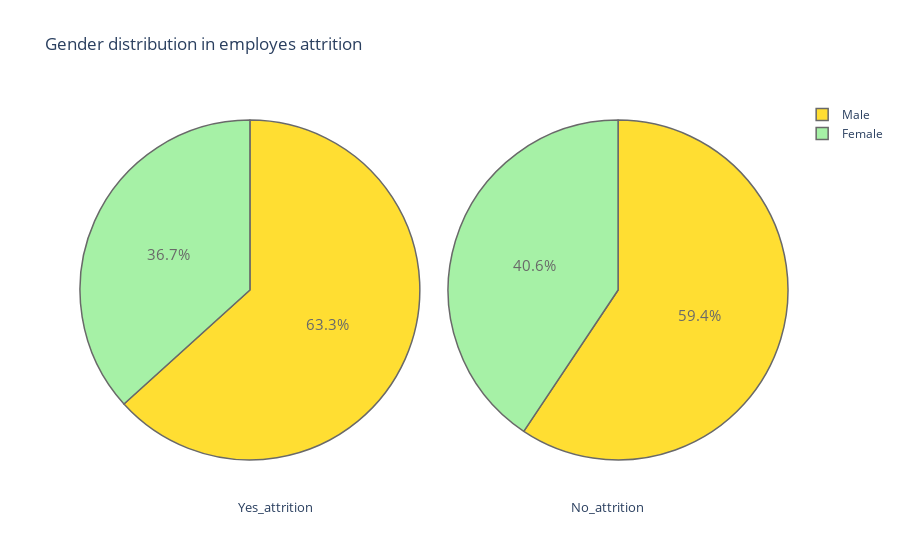
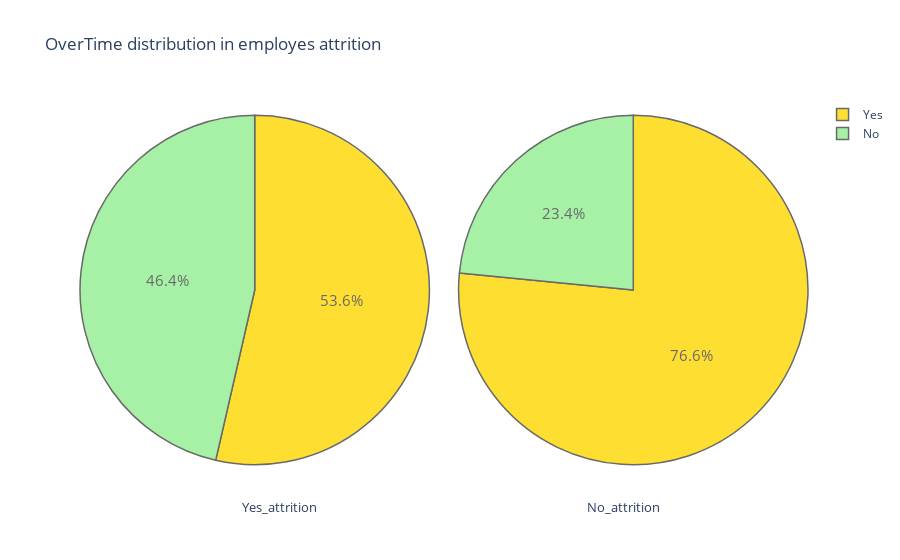
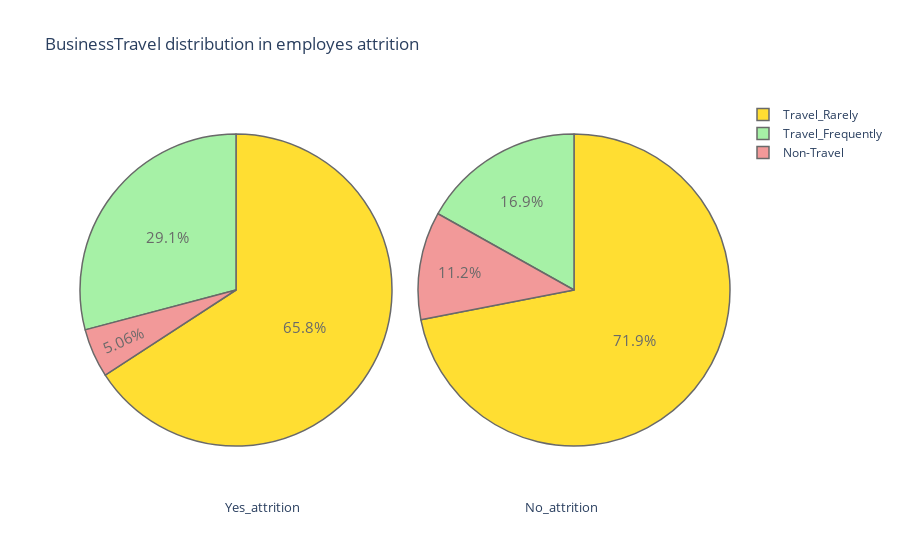

Notebook cell for these charts, in order:
### Code cell
plot_pie("Gender")
plot_pie('OverTime')
plot_pie('BusinessTravel')
plot_pie('JobRole')
plot_pie('Department') 
plot_pie('MaritalStatus') 
plot_pie('EducationField') 
plot_pie('Education')
plot_pie('EnvironmentSatisfaction')
plot_pie('JobInvolvement')
plot_pie('JobLevel')
plot_pie('JobSatisfaction')
plot_pie('PerformanceRating')
plot_pie('RelationshipSatisfaction')
plot_pie('StockOptionLevel')
plot_pie('WorkLifeBalance')

### Figure 1 — Plotly figure (JSON) as saved in the notebook; plotly's stock layout.template omitted (floating-point values rounded to 4 significant figures)
{"data": [{"domain": {"x": [0, 0.48]}, "hoverinfo": "label+percent+name", "labels": ["Male", "Female"], "marker": {"colors": ["gold", "lightgreen", "lightcoral", "lightskyblue", "lightgrey", "orange", "white", "lightpink"], "line": {"width": 1.5}}, "name": "attrition employes", "opacity": 0.8, "textfont": {"size": 15}, "type": "pie", "values": [150, 87]}, {"domain": {"x": [0.52, 1]}, "hoverinfo": "label+percent+name", "labels": ["Male", "Female"], "marker": {"colors": ["gold", "lightgreen", "lightcoral", "lightskyblue", "lightgrey", "orange", "white", "lightpink"], "line": {"width": 1.5}}, "name": "Non attrition employes", "opacity": 0.8, "textfont": {"size": 15}, "type": "pie", "values": [732, 501]}], "layout": {"annotations": [{"font": {"size": 13}, "showarrow": false, "text": "Yes_attrition", "x": 0.22, "y": -0.1}, {"font": {"size": 13}, "showarrow": false, "text": "No_attrition", "x": 0.8, "y": -0.1}], "title": {"text": "Gender distribution in employes attrition "}}}

### Figure 2 — Plotly figure (JSON) as saved in the notebook; plotly's stock layout.template omitted (floating-point values rounded to 4 significant figures)
{"data": [{"domain": {"x": [0, 0.48]}, "hoverinfo": "label+percent+name", "labels": ["Yes", "No"], "marker": {"colors": ["gold", "lightgreen", "lightcoral", "lightskyblue", "lightgrey", "orange", "white", "lightpink"], "line": {"width": 1.5}}, "name": "attrition employes", "opacity": 0.8, "textfont": {"size": 15}, "type": "pie", "values": [127, 110]}, {"domain": {"x": [0.52, 1]}, "hoverinfo": "label+percent+name", "labels": ["No", "Yes"], "marker": {"colors": ["gold", "lightgreen", "lightcoral", "lightskyblue", "lightgrey", "orange", "white", "lightpink"], "line": {"width": 1.5}}, "name": "Non attrition employes", "opacity": 0.8, "textfont": {"size": 15}, "type": "pie", "values": [944, 289]}], "layout": {"annotations": [{"font": {"size": 13}, "showarrow": false, "text": "Yes_attrition", "x": 0.22, "y": -0.1}, {"font": {"size": 13}, "showarrow": false, "text": "No_attrition", "x": 0.8, "y": -0.1}], "title": {"text": "OverTime distribution in employes attrition "}}}

### Figure 3 — Plotly figure (JSON) as saved in the notebook; plotly's stock layout.template omitted (floating-point values rounded to 4 significant figures)
{"data": [{"domain": {"x": [0, 0.48]}, "hoverinfo": "label+percent+name", "labels": ["Travel_Rarely", "Travel_Frequently", "Non-Travel"], "marker": {"colors": ["gold", "lightgreen", "lightcoral", "lightskyblue", "lightgrey", "orange", "white", "lightpink"], "line": {"width": 1.5}}, "name": "attrition employes", "opacity": 0.8, "textfont": {"size": 15}, "type": "pie", "values": [156, 69, 12]}, {"domain": {"x": [0.52, 1]}, "hoverinfo": "label+percent+name", "labels": ["Travel_Rarely", "Travel_Frequently", "Non-Travel"], "marker": {"colors": ["gold", "lightgreen", "lightcoral", "lightskyblue", "lightgrey", "orange", "white", "lightpink"], "line": {"width": 1.5}}, "name": "Non attrition employes", "opacity": 0.8, "textfont": {"size": 15}, "type": "pie", "values": [887, 208, 138]}], "layout": {"annotations": [{"font": {"size": 13}, "showarrow": false, "text": "Yes_attrition", "x": 0.22, "y": -0.1}, {"font": {"size": 13}, "showarrow": false, "text": "No_attrition", "x": 0.8, "y": -0.1}], "title": {"text": "BusinessTravel distribution in employes attrition "}}}
